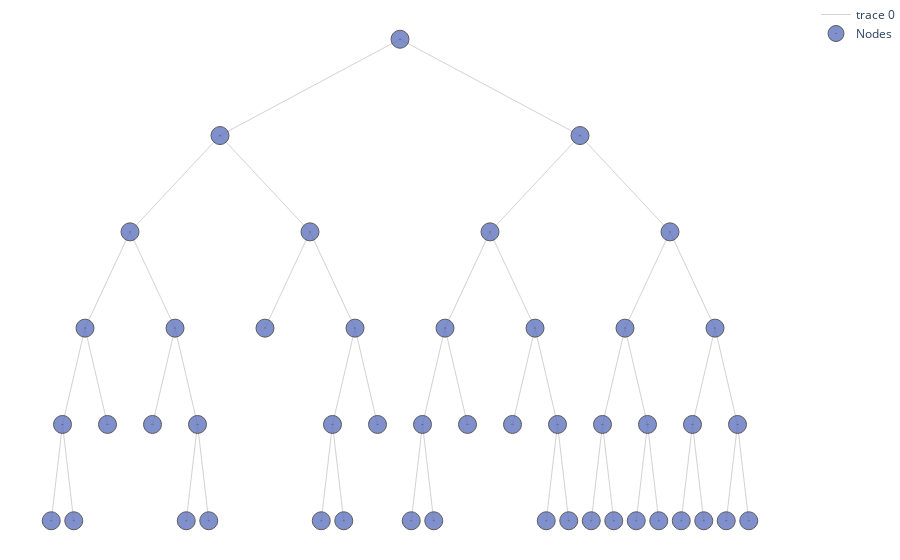

The notebook cell saved with this chart:
### Code cell
import warnings
warnings.filterwarnings("ignore", category=FutureWarning) 


tree.print_tree(table = False, html = False)#.style.hide_index() #print both the pruned and non pruned tree 
#cart.print_tree(table = False, html = False, visual_pruning = True)

### Figure 1 — Plotly figure (JSON) as saved in the notebook; plotly's stock layout.template omitted (floating-point values rounded to 4 significant figures; data arrays with more than 128 entries replaced by an {"elided": "..."} marker saying what was removed)
{"data": [{"hoverinfo": "none", "line": {"color": "rgb(210,210,210)", "width": 1}, "mode": "lines", "type": "scatter", "x": {"elided": "138 float values"}, "y": {"elided": "138 int values"}}, {"hoverinfo": "text", "marker": {"color": "#6175c1", "line": {"color": "rgb(50,50,50)", "width": 1}, "size": 18, "symbol": "circle-dot"}, "mode": "markers", "name": "Nodes", "opacity": 0.8, "text": ["n17, None, Bin Value: 128, pearson : 1878, Samples : 6", "n32, None, Bin Value: 105.22, pearson : 587.56, Samples : 9", "n33, None, Bin Value: 110, pearson : 1258, Samples : 9", "n18, None, Bin Value: 130.5, pearson : 1594.0, Samples : 8", "n38, None, Bin Value: 121.29, pearson : 3667.53, Samples : 17", "n39, None, Bin Value: 112.17, pearson : 10611.78, Samples : 40", "n10, None, Bin Value: 66.78, pearson : 4103.56, Samples : 9", "n23, None, Bin Value: 90.14, pearson : 1470.86, Samples : 7", "n44, None, Bin Value: 108.95, pearson : 11058.95, Samples : 21", "n45, None, Bin Value: 96.44, pearson : 7368.89, Samples : 36", "n25, None, Bin Value: 145.33, pearson : 949.33, Samples : 6", "n48, None, Bin Value: 129.38, pearson : 1019.88, Samples : 8", "n49, None, Bin Value: 136.57, pearson : 1699.43, Samples : 14", "n26, None, Bin Value: 159.62, pearson : 3585.88, Samples : 8", "n54, None, Bin Value: 128.12, pearson : 1390.88, Samples : 8", "n55, None, Bin Value: 141.57, pearson : 3481.43, Samples : 14", "n56, None, Bin Value: 118.17, pearson : 1094.83, Samples : 6", "n57, None, Bin Value: 96, pearson : 342, Samples : 5", "n58, None, Bin Value: 118.17, pearson : 976.83, Samples : 6", "n59, None, Bin Value: 114.8, pearson : 182.8, Samples : 5", "n60, None, Bin Value: 114.56, pearson : 2162.22, Samples : 9", "n61, None, Bin Value: 127.38, pearson : 1731.08, Samples : 13", "n62, None, Bin Value: 108.67, pearson : 2699.33, Samples : 6", "n63, None, Bin Value: 121.3, pearson : 1908.1, Samples : 10", "n1, CompPrice>127.5, Bin Value: 115.78, pearson : 155526.82, Samples : 280", "n2, Sales>7.55, Bin Value: 106.73, pearson : 75946.05, Samples : 162", "n4, Education>11.5, Bin Value: 115.71, pearson : 24566.4, Samples : 89", "n8, Advertising>10.5, Bin Value: 112.71, pearson : 5696.96, Samples : 24", "n16, Advertising>2.0, Bin Value: 107.61, pearson : 1948.28, Samples : 18", "n9, Sales>3.46, Bin Value: 116.82, pearson : 18573.78, Samples : 65", "n19, Education>13.5, Bin Value: 114.89, pearson : 15271.37, Samples : 57", "n5, CompPrice>99.0, Bin Value: 95.78, pearson : 35454.49, Samples : 73", "n11, Education>17.5, Bin Value: 99.86, pearson : 22715.73, Samples : 64", "n22, ShelveLoc in ('Bad', 'Medium'), Bin Value: 101.05, pearson : 20502.84, Samples : 57", "n3, Sales>7.55, Bin Value: 128.19, pearson : 48120.52, Samples : 118", "n6, Education>13.5, Bin Value: 139.71, pearson : 17604.02, Samples : 58", "n12, Advertising>8.5, Bin Value: 136.39, pearson : 4542.68, Samples : 28", "n24, Education>11.5, Bin Value: 133.95, pearson : 2982.95, Samples : 22", "n13, Education>15.5, Bin Value: 142.8, pearson : 12466.8, Samples : 30", "n27, Age>45.5, Bin Value: 136.68, pearson : 5792.77, Samples : 22", "n7, Education>12.5, Bin Value: 117.07, pearson : 15399.73, Samples : 60", "n14, Advertising>7.5, Bin Value: 112.36, pearson : 4369.09, Samples : 22", "n28, Age>47.5, Bin Value: 108.09, pearson : 2776.91, Samples : 11", "n29, Age>58.0, Bin Value: 116.64, pearson : 1190.55, Samples : 11", "n15, Education>16.5, Bin Value: 119.79, pearson : 10262.32, Samples : 38", "n30, Age>41.5, Bin Value: 122.14, pearson : 4768.59, Samples : 22", "n31, Advertising>1.5, Bin Value: 116.56, pearson : 5205.94, Samples : 16"], "type": "scatter", "x": [-13, -15.5, -14.5, -11, -9.5, -8.5, -6, -1, -3.5, -2.5, 3, 0.5, 1.5, 5, 6.5, 7.5, 8.5, 9.5, 10.5, 11.5, 12.5, 13.5, 14.5, 15.5, 0, -8, -12, -14, -15, -10, -9, -4, -2, -3, 8, 4, 2, 1, 6, 7, 12, 10, 9, 11, 14, 13, 15], "y": [6, 5, 5, 6, 5, 5, 7, 6, 5, 5, 6, 5, 5, 6, 5, 5, 5, 5, 5, 5, 5, 5, 5, 5, 10, 9, 8, 7, 6, 7, 6, 8, 7, 6, 9, 8, 7, 6, 7, 6, 8, 7, 6, 6, 7, 6, 6]}], "layout": {"margin": {"b": 0, "l": 0, "r": 0, "t": 0}, "plot_bgcolor": "rgba(0, 0, 0, 0)", "xaxis": {"showticklabels": false, "visible": false}, "yaxis": {"showticklabels": true, "visible": false}}}
